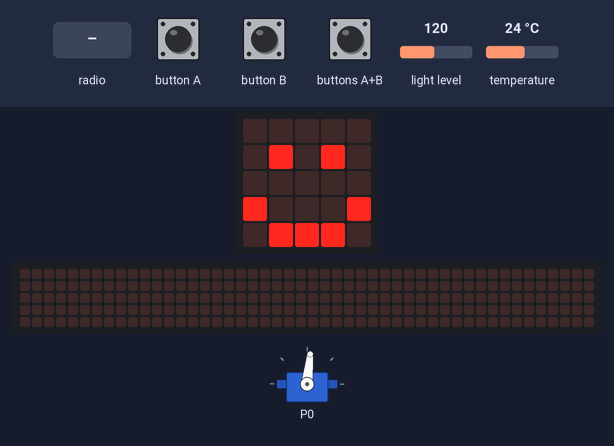
A program run on a simulated BBC micro:bit (MakeCode). On the bench: the board's 5×5 LED display, servo, a strip that is not on the board, showing the scrolling text unrolled. The test bench sets the inputs (shaded band); at power-on: light level 120, temperature 24 °C. The 48×5 strip is a reading aid, not a part: it shows the text the display is scrolling, unrolled, one strip-width of it at a time.

Above: at 1.8 s.
1.9 s: button B pressed for 0.15 s
At 2.12 s:
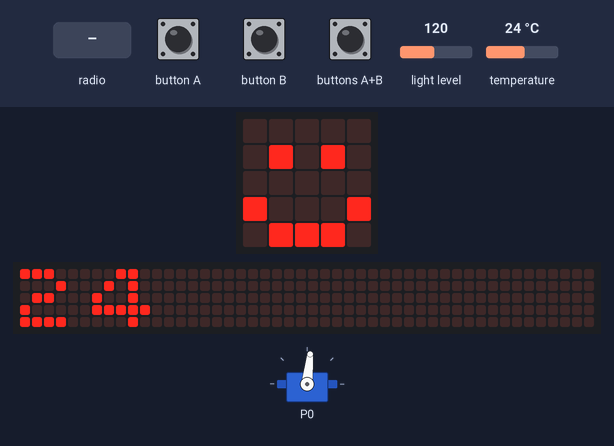
2.6 s: button A pressed for 0.15 s
3.3 s: light level set to 5
At 5.0 s:
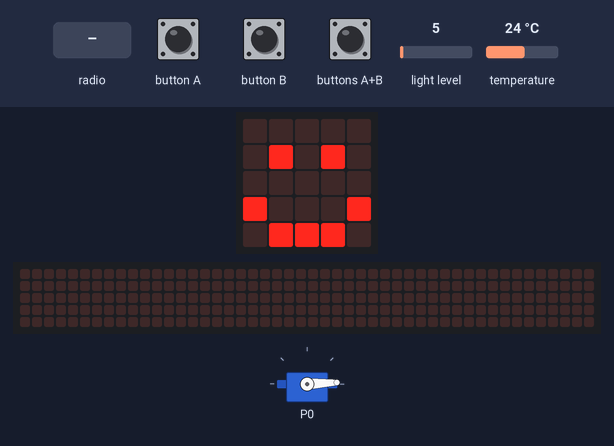
5.2 s: light level set to 64
At 5.7 s:
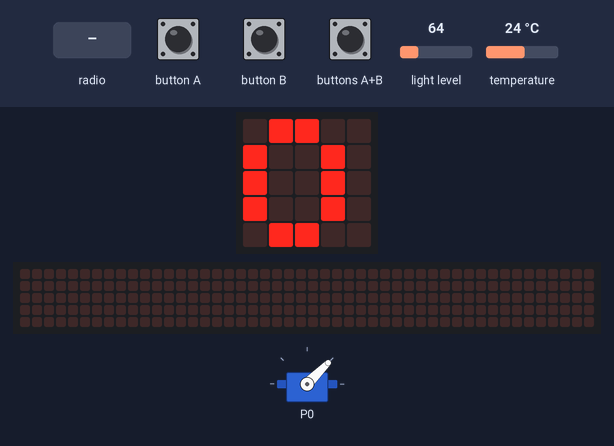
7.6 s: light level set to 191
At 8.1 s:
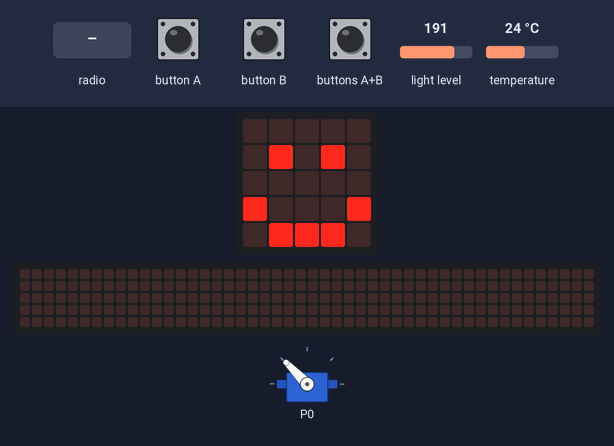
9.1 s: radio message "0" arrives
At 9.7 s:
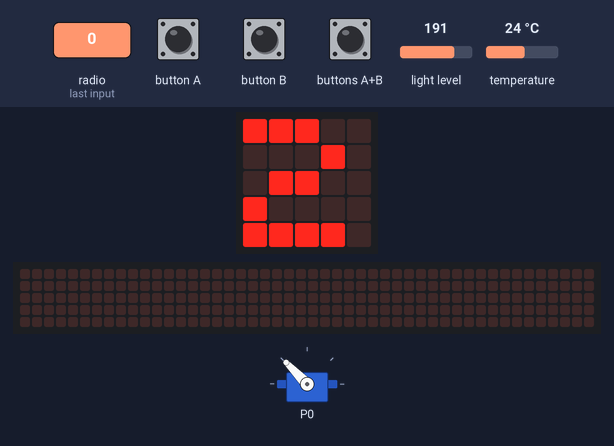
Timing chart, 0 to 12.1 s (numbered marks = the images above; inputs shaded):
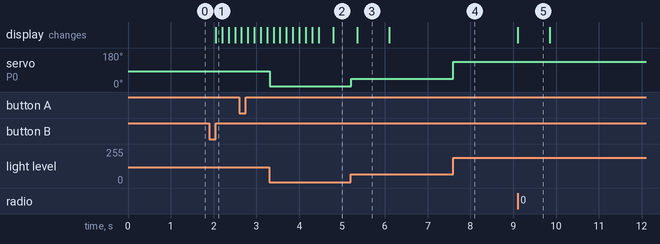

The program:

main.ts
```typescript
radio.onReceivedNumber(function (receivedNumber) {
    if (receivedNumber == 0) {
        seconds = 0
        steps += 2
        basic.showNumber(steps)
        basic.showIcon(IconNames.Happy)
    }
})
input.onButtonPressed(Button.A, function () {
    basic.showNumber(steps)
    basic.showIcon(IconNames.Happy)
})
input.onButtonPressed(Button.AB, function () {
    steps = 0
    basic.showNumber(steps)
    basic.showIcon(IconNames.Happy)
})
input.onButtonPressed(Button.B, function () {
    basic.showNumber(input.temperature())
    basic.showIcon(IconNames.Happy)
})
let steps = 0
let seconds = 0
radio.setGroup(121)
seconds = 0
steps = 0
basic.showIcon(IconNames.Happy)
basic.forever(function () {
    pins.servoWritePin(AnalogPin.P0, input.lightLevel() / 256 * 180)
})
basic.forever(function () {
    basic.pause(1000)
    seconds += 1
    if (seconds > 60) {
        soundExpression.giggle.playUntilDone()
        seconds = 0
        basic.showIcon(IconNames.Sad)
    }
})
```

test.ts
```typescript
// testene settes inn her; disse vil ikke kompilert så lenge denne pakken blir brukt som en utvidelse.
```

Measured:
- after the input at 1.9 s, the display: changes after 0.15 s (image 1)
- after the input at 3.3 s, servo on P0: 84° → 3° at once
- after the input at 5.2 s, servo on P0: 3° → 45° at once
- after the input at 7.6 s, servo on P0: 45° → 134° at once
- after the input at 9.1 s, the display: changes at once (image 5)
- what the display in image 3 shows lasts 0.7 s, from 5.4 s to 6.1 s
